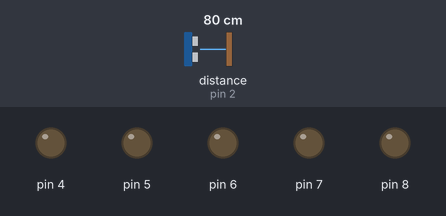
A sketch run on a simulated Arduino Uno, built with avr-gcc and run on an emulated ATmega328P. Shown: output pins drawn as LEDs (lit = HIGH). Wiring (inferred from the names in the program): ultrasonic range finder: trigger pin 3; echo pin 2. Inputs (shaded band) come from the test bench; at power-on: distance to the obstacle (sensor on pin 2) 80 cm. The echo pulse lasts 58.3 µs per cm; pins used as bus, display or sensor lines are not drawn.

Above: at 1.2 s.
1.3 s: distance to the obstacle (sensor on pin 2) set to 18 cm
2.8 s: distance to the obstacle (sensor on pin 2) set to 14 cm
At 3.5 s:
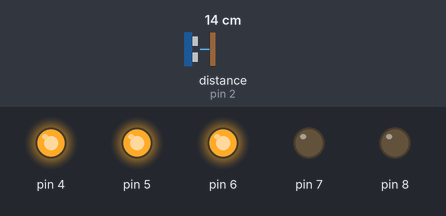
4.3 s: distance to the obstacle (sensor on pin 2) set to 12 cm
5.8 s: distance to the obstacle (sensor on pin 2) set to 9 cm
At 6.9 s:
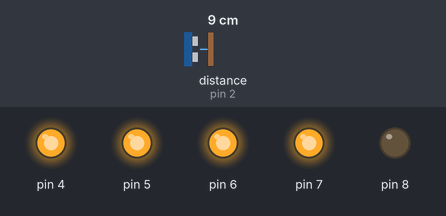
7.3 s: distance to the obstacle (sensor on pin 2) set to 7 cm
8.8 s: distance to the obstacle (sensor on pin 2) set to 4 cm
At 9.1 s:
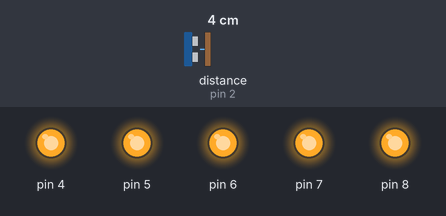
Timing chart, 0 to 11.3 s (numbered marks = the images above; inputs shaded):
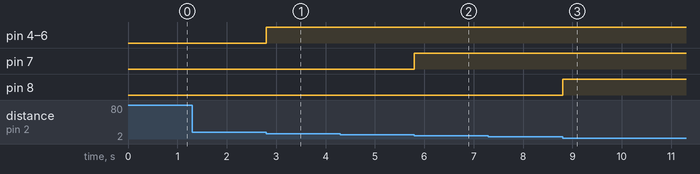

Measured:
- the behaviour switches between 16 and 15 cm on distance to the obstacle (sensor on pin 2) (found by bisection; images 0 and 1)
- the behaviour switches between 11 and 10 cm on distance to the obstacle (sensor on pin 2) (found by bisection; images 1 and 2)
- the behaviour switches between 6 and 5 cm on distance to the obstacle (sensor on pin 2) (found by bisection; images 2 and 3)
- after the input at 1.3 s, every drawn part: stays the same
- after the input at 2.8 s, pin 4–6: LOW → HIGH at once
- after the input at 4.3 s, every drawn part: stays the same
- after the input at 5.8 s, pin 7: LOW → HIGH at once
- after the input at 7.3 s, every drawn part: stays the same
- after the input at 8.8 s, pin 8: LOW → HIGH at once

The sketch:

sensor_de_proximidad.ino
```cpp
const int trigPin =3;
  const int echoPin =2;

int duration;
int distance;

void setup()
{
  pinMode(trigPin, OUTPUT);
  pinMode(echoPin, INPUT);

  for (int i = 4 ; i < 9; i++)
  {

pinMode(i,OUTPUT);

  }

}

void loop()
{
  digitalWrite(trigPin, LOW);
  delayMicroseconds(2);

digitalWrite(trigPin, HIGH);
delayMicroseconds(10);
digitalWrite(trigPin, LOW);

duration = pulseIn(echoPin, HIGH);

distance = 0.034 * duration / 2;

if (distance < 5)
 {
  for(int i = 4; i < 9; i++)
   {
digitalWrite(i,HIGH);

   }
 }

  else if (distance > 5 && distance < 10)
  {
digitalWrite(8,LOW);
    for(int i = 4; i < 8; i++)
    {
digitalWrite(i,HIGH);

    }
  }
  else if (distance > 10 && distance < 15)
  {
digitalWrite(8,LOW);
digitalWrite(7,LOW);
    for(int i = 4; i < 7 ; i++)
    {
digitalWrite(i,HIGH);
    }
 }
}
```
